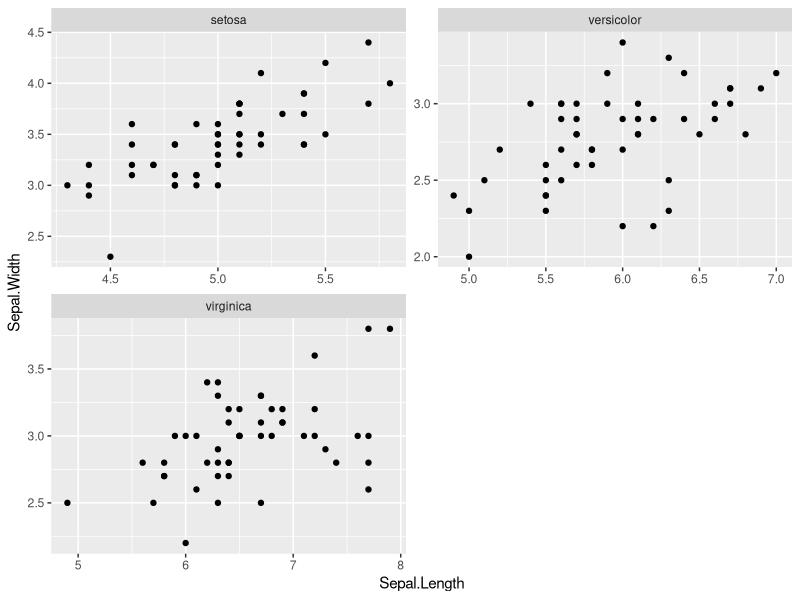

Source code (R):
## ---- chunk 1
knitr::opts_chunk$set(echo = TRUE)
library(knitr)
library(kableExtra)
## ---- chunk 2
avgLength <- round(mean(iris$Sepal.Length), 2)
avgWidth <- round(mean(iris$Sepal.Width), 2)
tbl <- as.matrix(cbind(avgLength, avgWidth))
kable(tbl) %>%
  kable_styling(latex_options = c("hold_position"))
## ---- chunk 3
library(ggplot2)
ggplot(iris, aes(x=Sepal.Length, y=Sepal.Width)) +
  geom_point() +
  facet_wrap(~ Species, ncol=2, scales='free')
